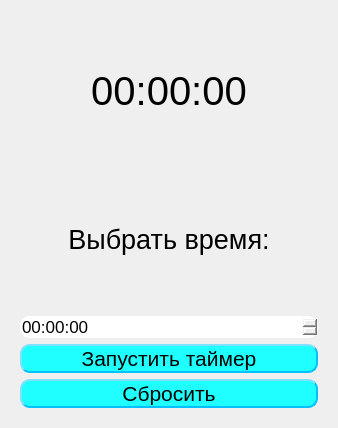
<?xml version="1.0" encoding="UTF-8"?>
<ui version="4.0">
 <class>MainWindow</class>
 <widget class="QMainWindow" name="MainWindow">
  <property name="geometry">
   <rect>
    <x>0</x>
    <y>0</y>
    <width>338</width>
    <height>428</height>
   </rect>
  </property>
  <property name="windowTitle">
   <string>Таймер</string>
  </property>
  <widget class="QWidget" name="centralwidget">
   <layout class="QGridLayout" name="gridLayout">
    <property name="leftMargin">
     <number>20</number>
    </property>
    <property name="topMargin">
     <number>20</number>
    </property>
    <property name="rightMargin">
     <number>20</number>
    </property>
    <property name="bottomMargin">
     <number>20</number>
    </property>
    <item row="0" column="0">
     <widget class="QLabel" name="our_timer">
      <property name="font">
       <font>
        <family>Yu Gothic UI</family>
        <pointsize>30</pointsize>
       </font>
      </property>
      <property name="layoutDirection">
       <enum>Qt::LeftToRight</enum>
      </property>
      <property name="text">
       <string>00:00:00</string>
      </property>
      <property name="alignment">
       <set>Qt::AlignCenter</set>
      </property>
     </widget>
    </item>
    <item row="3" column="0">
     <widget class="QPushButton" name="start_btn">
      <property name="font">
       <font>
        <family>Yu Gothic UI</family>
        <pointsize>16</pointsize>
       </font>
      </property>
      <property name="cursor">
       <cursorShape>PointingHandCursor</cursorShape>
      </property>
      <property name="styleSheet">
       <string notr="true">QPushButton {
	background: rgb(32, 255, 255);
    border-style: outset;
    border-width: 2px;
    border-radius: 10px;
    border-color: rgb(0, 192, 255);
}</string>
      </property>
      <property name="text">
       <string>Запустить таймер</string>
      </property>
     </widget>
    </item>
    <item row="1" column="0">
     <widget class="QLabel" name="label">
      <property name="font">
       <font>
        <family>Yu Gothic UI</family>
        <pointsize>20</pointsize>
       </font>
      </property>
      <property name="layoutDirection">
       <enum>Qt::LeftToRight</enum>
      </property>
      <property name="text">
       <string>Выбрать время:</string>
      </property>
      <property name="alignment">
       <set>Qt::AlignCenter</set>
      </property>
     </widget>
    </item>
    <item row="2" column="0">
     <widget class="QTimeEdit" name="timeEdit">
      <property name="font">
       <font>
        <family>Yu Gothic UI</family>
        <pointsize>13</pointsize>
       </font>
      </property>
      <property name="styleSheet">
       <string notr="true">border-radius: 10px;</string>
      </property>
      <property name="displayFormat">
       <string>HH:mm:ss</string>
      </property>
     </widget>
    </item>
    <item row="4" column="0">
     <widget class="QPushButton" name="clear_btn">
      <property name="font">
       <font>
        <family>Yu Gothic UI</family>
        <pointsize>16</pointsize>
       </font>
      </property>
      <property name="cursor">
       <cursorShape>PointingHandCursor</cursorShape>
      </property>
      <property name="styleSheet">
       <string notr="true">QPushButton {
	background: rgb(32, 255, 255);
    border-style: outset;
    border-width: 2px;
    border-radius: 10px;
    border-color: rgb(0, 192, 255);
}</string>
      </property>
      <property name="text">
       <string>Сбросить</string>
      </property>
     </widget>
    </item>
   </layout>
  </widget>
 </widget>
 <resources/>
 <connections/>
</ui>
